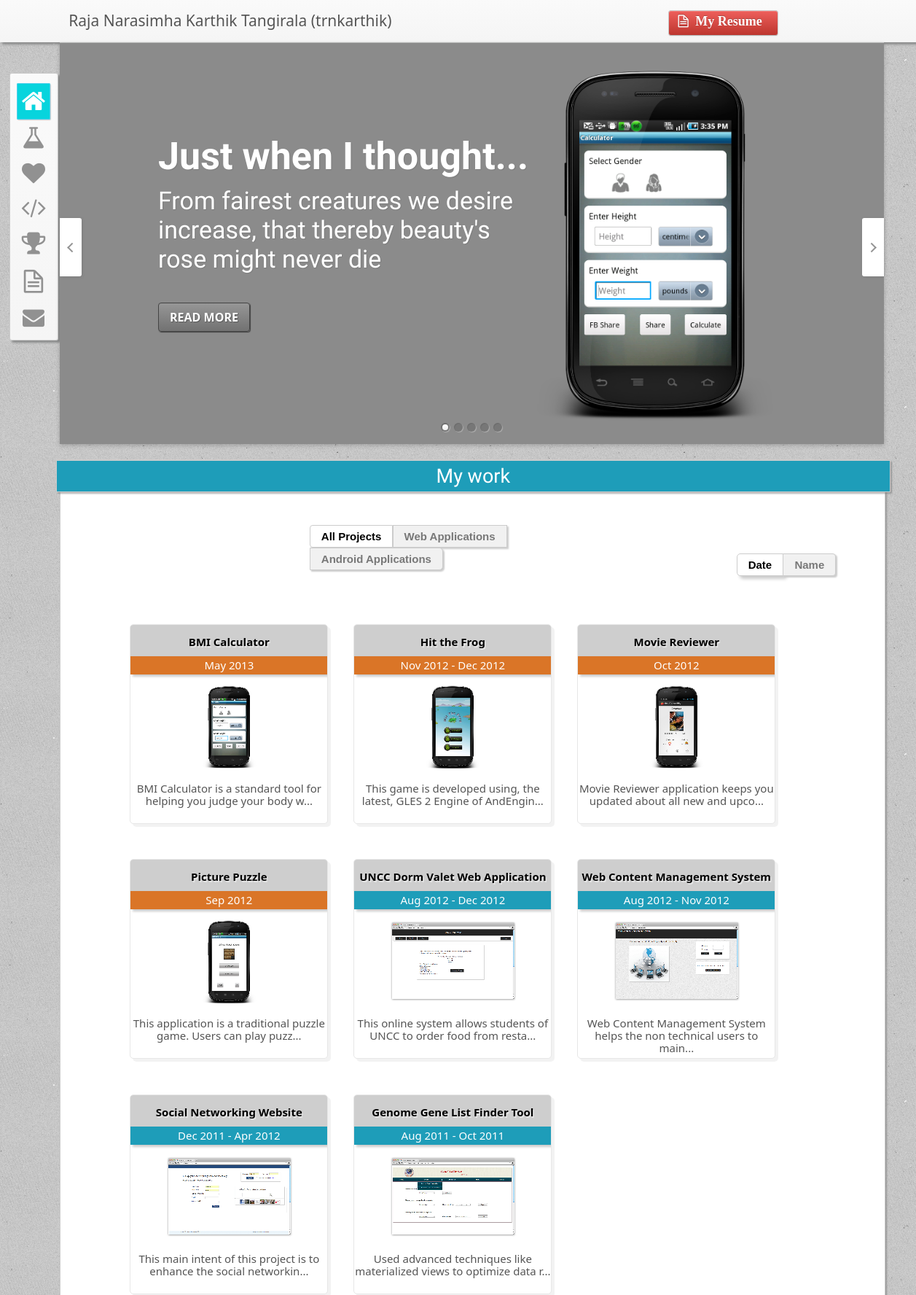
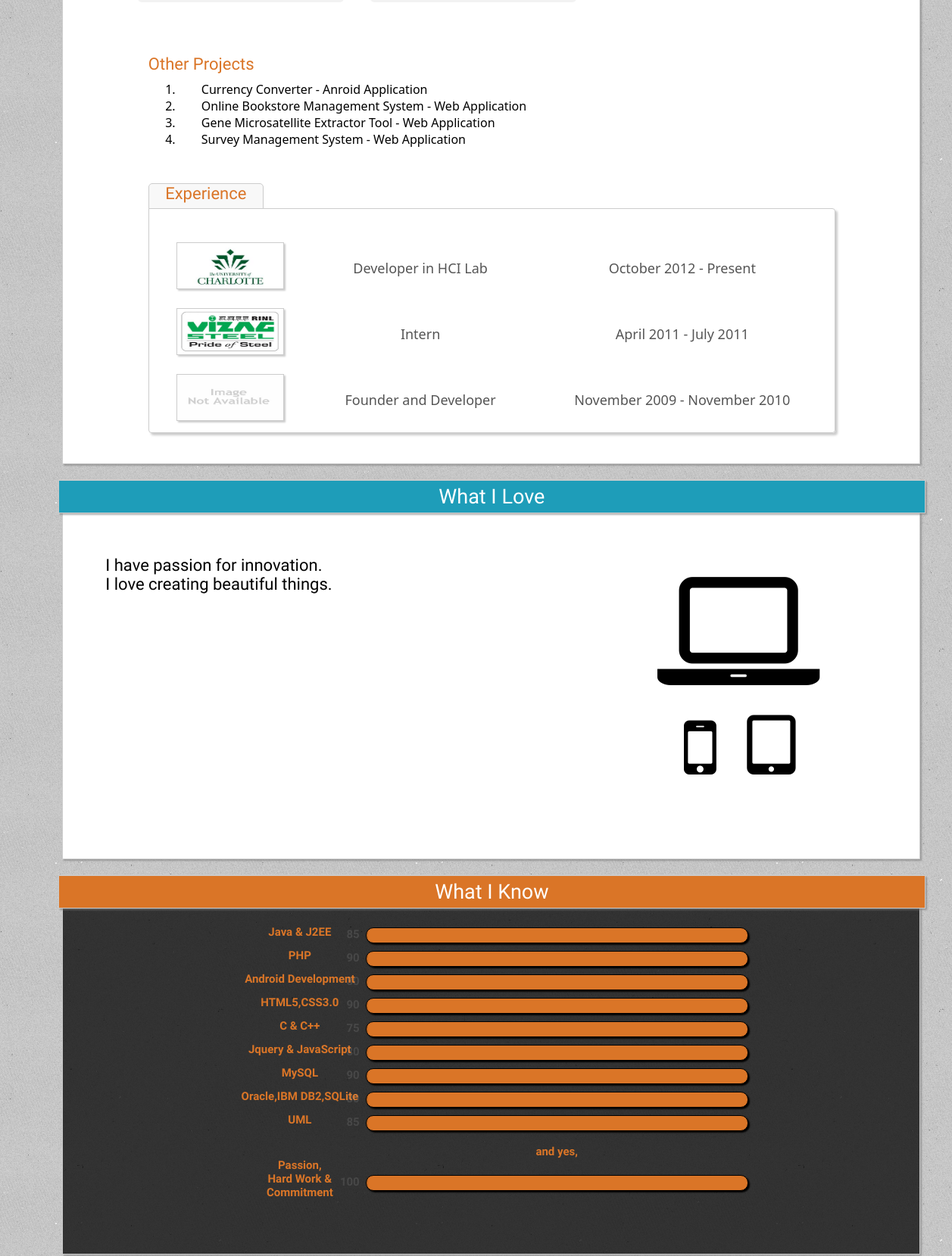
The page / (upper part) on the database its author committed (2 pictures, top to bottom).
### tables this page shows
CREATE TABLE IF NOT EXISTS `projectthumbs` (
  `ProjectID` int(11) NOT NULL,
  `MainThumb` varchar(150) NOT NULL DEFAULT 'images/thumbs/default_thumb.png',
  PRIMARY KEY (`ProjectID`)
);

CREATE TABLE IF NOT EXISTS `projectdetails` (
  `ProjectID` int(11) NOT NULL AUTO_INCREMENT,
  `ProjectName` varchar(150) NOT NULL,
  `ProjectType` varchar(30) NOT NULL DEFAULT 'web',
  `ProjectRating` decimal(4,2) NOT NULL DEFAULT '5.00',
  `ProjectStartDate` date NOT NULL,
  `ProjectEndDate` date DEFAULT NULL,
  `ProjectTools` varchar(200) DEFAULT NULL,
  `ProjectDesc` text NOT NULL,
  `ProjectMiniDesc` varchar(200) NOT NULL,
  `ProjectCredits` varchar(1000) NOT NULL DEFAULT 'Project Credits',
  `ProjectURL` varchar(150) NOT NULL DEFAULT 'https://github.com/trnkarthik',
  `Visibility` tinyint(1) NOT NULL DEFAULT '1',
  PRIMARY KEY (`ProjectID`)
);

### includes/my_work.php (the view, shortened to what this page needs)
		<link rel="stylesheet" type="text/css" href="css/products_support_for_quicksand.css" />
		<link href="css/jquery-ui-1.10.1.custom.min.css" rel="stylesheet">
                <link href="css/jquery-ui-1.10.1.custom.css" rel="stylesheet">
                <link rel="stylesheet" href="css/prettyPhoto.css" type="text/css" media="screen" title="prettyPhoto main stylesheet" charset="utf-8" />
                <link rel="stylesheet" href="css/my_work_style.css" type="text/css" media="screen" title="prettyPhoto main stylesheet" charset="utf-8" />
<div id="my_work_link" class="section_link" style="margin-top: -50px;"></div>
<div id="my_work" class="section">
    <div class="section_title">My work</div>
    <div>
        <form id="filter">
    <div id="radio">
      <fieldset id="filter_by_type">
            <label for="radio1">All Projects</label>
            <label for="radio2">Web Applications</label>
            <label for="radio3"
		  style="border-bottom-right-radius: 5px;
		  border-top-right-radius: 5px;"
		  >Android Applications</label>
      </fieldset>
      <fieldset id="filter_by_sort">
	 <input type="radio" id="radio4" name="sort" filters="sort" value="size" checked="checked"/><label for="radio4"
		  style="border-bottom-left-radius: 5px;
		  border-top-left-radius: 5px;"
	 >Date</label>
	 <input type="radio" id="radio5" name="sort" filters="sort" value="name"/><label for="radio5">Name</label>
      </fieldset>
    </div>
</form>
        <ul id="applications" class="image-grid gallery clearfix">
            <?php
            $get_projects_query ="SELECT pd.ProjectName,pd.ProjectType,pd.ProjectID,
                                ((YEAR(pd.ProjectStartDate)*12)+MONTH(pd.ProjectStartDate)),
                                pd.ProjectStartDate,pt.mainthumb,LEFT(pd.ProjectMiniDesc,67),
                                pd.ProjectEndDate
                                FROM projectthumbs pt, projectdetails pd
                                WHERE pd.projectid = pt.projectid
                                AND pd.visibility =1
                                order by ProjectStartDate desc";
            $get_projects = mysql_query($get_projects_query);
            for ($i=0; $row = mysql_fetch_array($get_projects); $i++) {
                if(file_exists($row[5])){
                    $temp_url = $row[5];
                }
                else{
                    $temp_url = "images/thumbs/default_thumb.png";
                }
               ?>
                   <li data-id="id-<?php echo $i ?>" data-type="<?php echo $row[1]; ?>">
                        <a href="project.php?id=<?php echo $row[2] ?>">
                           <strong><?php echo $row[0]; ?></strong>
                        <div class="project_period_<?php echo $row[1]; ?>">
                                                                <?php
                                                                echo date("M Y",strtotime($row[4]));
                                                                if($row[7]!=null)
                                                                {
                                                                    echo " - ".date("M Y",strtotime($row[7]));
                                                                }
                                                                ?>
                                                                </div>
                        <img src="<?php echo $temp_url; ?>" <?php
                                                        if($row[1]=='web'){
                                                            echo "width='177' height='115'";
                                                        }
                                                        else if($row[1]=='android'){
                                                            echo "width='75' height='115'";
                                                        }
                                                        ?> alt="" />
                        <div ><?php echo strip_tags($row[6])."..."; ?></div>
                        </a>
                   </li>
            <?php
            }
            ?>
        </ul>
    </div>
        <div class="other_projects">
            Other Projects
            <ol>
                <li>
                    Currency Converter - Anroid Application
                </li>
                <li>
                    Online Bookstore Management System - Web Application
                </li>
                <li>
                    Gene Microsatellite Extractor Tool - Web Application
                </li>
                <li>
                    Survey Management System - Web Application
                </li>
            </ol>
        </div>
    <?php include("includes/my_experience.php");?>

### css/demo.css (style rules this page uses)
body { font-family: 'Open Sans Condensed','Arial Narrow', serif; background: #ddd url(../images/bg2.png) repeat; font-weight: 400; font-size: 15px; color: #333; -webkit-font-smoothing: antialiased; -moz-font-smoothing: antialiased; font-smoothing: antialiased; }
a { color: #555; text-decoration: none; }

### css/my_main_style.css (style rules this page uses)
#my_work { background: #FFF; position: relative; top: 0px; left: 6.5%; min-height: 500px; width: 90%; }
.section_link { background: #00FFF; position: relative; top: 0px; left: 6.5%; height: 60px; width: 90%; margin-top: -40px; }
.section { border: 1px solid #CCC; -webkit-box-shadow: 2px 2px 2px rgba(124, 124, 124, 0.6); -moz-box-shadow: 2px 2px 2px rgba(124, 124, 124, 0.6); box-shadow: 2px 2px 2px rgba(124, 124, 124, 0.6); }
ul { list-style-type: none; padding: 0px; }
.section_title { width: 101%; position: relative; background: #1E9DB9; color: #FFF; top: 0px; left: -0.5%; font-size: 27px; text-align: center; padding-top: 5px; padding-bottom: 5px; border: 1px solid #CCC; -webkit-box-shadow: 2px 2px 2px rgba(124, 124, 124, 0.6); -moz-box-shadow: 2px 2px 2px rgba(124, 124, 124, 0.6); box-shadow: 2px 2px 2px rgba(124, 124, 124, 0.6); }

### css/products_support_for_quicksand.css (style rules this page uses)
* { margin:0; padding:0; }
body { color:#000; font:14px/1.3 ; min-height: 930px; }
a, a:visited { text-decoration:none; outline:none; font-family: Calibri, Candara, Segoe, "Segoe UI", Optima, Arial, sans-serif; }
.image-grid { width: 1010px; }
.image-grid li { width: 128px; margin: 20px 0 0 35px; float: left; text-align: center; font-family: "Helvetica Neue",sans-serif; line-height: 17px; color: #686f74; height: 177px; overflow: hidden; }
.image-grid li img, .image-grid li strong { display: block; margin-left: auto; margin-right: auto; padding-top: 15px; }
.image-grid li strong { color: black; font-weight: bold; font-family: Calibri, Candara, Segoe, "Segoe UI", Optima, Arial, sans-serif; text-shadow: 0.1em 0.1em #E6E6E6; padding-top: 15px; padding-bottom: 10px; border-bottom: 1px solid #CCC; background: #CECECE; font-size: 15px; }
li strong { display: block; }
strong { font-weight: 400; text-shadow: rgba(255,255,255,0.85) 0 0 3px; }
.clearfix:after { content: "."; display: block; clear: both; visibility: hidden; line-height: 0; height: 0; }
.clearfix { display: inline-block; }
a { text-decoration: none; }
fieldset { border: 0px solid #c0c0c0; }

### css/my_work_style.css (style rules this page uses)
.image-grid li { background: none repeat scroll 0 0 rgba(255, 255, 255); border-radius: 5px 5px 5px 5px; -webkit-box-shadow: 4px 4px rgba(0, 0, 0, 0.05); -moz-box-shadow: 4px 4px rgba(0, 0, 0, 0.05); box-shadow: 4px 4px rgba(0, 0, 0, 0.05); margin-bottom: 2.8125%; position: relative; text-align: center; top: 20px; width: 270px; height: 272px; background: rgb(255, 255, 255); border: 1px solid rgb(231, 231, 231); }
.clearfix { display: block; margin-left: auto; margin-right: auto; }
#filter_by_type { position: relative; top: 40px; margin-left: auto; margin-right: auto; width: 440px; border: 0px; }
#filter_by_sort { position: relative; right: 45px; width: 140px; border: 0px; margin-left: auto; }
.project_period_web { background: #1E9DB9; padding: 4px; color: #FFF; -webkit-box-shadow: 3px 3px 3px #CCC; -moz-box-shadow: 3px 3px 3px #CCC; box-shadow: 3px 3px 3px #CCC; }
.project_period_android { background: #DA7527; padding: 4px; color: #FFF; -webkit-box-shadow: 3px 3px 3px #CCC; -moz-box-shadow: 3px 3px 3px #CCC; box-shadow: 3px 3px 3px #CCC; }
.other_projects { position: relative; top: 50px; left: 10%; width: 80%; margin-bottom: 80px; color: #DA7527; text-align: left; font-weight: normal; font-size: 22px; }
.other_projects ol { margin-top: 10px; color: #000; text-align: left; font-weight: normal; font-size: 16px; text-indent: 30px; font-family: Calibri, Candara, Segoe, "Segoe UI", Optima, Arial, sans-serif; }

### rows shown on the page
projectthumbs: ProjectID.ProjectName "BMI Calculator", ProjectID.ProjectStartDate "May 2013", MainThumb (picture), row "BMI Calculator is a standard tool for helping you judge your body w"
projectthumbs: ProjectID.ProjectName "Hit the Frog", ProjectID.ProjectStartDate "Nov 2012", ProjectID.ProjectEndDate "Dec 2012", MainThumb (picture), row "This game is developed using, the latest, GLES 2 Engine of AndEngin"
projectthumbs: ProjectID.ProjectName "Movie Reviewer", ProjectID.ProjectStartDate "Oct 2012", MainThumb (picture), row "Movie Reviewer application keeps you updated about all new and upco"
projectthumbs: ProjectID.ProjectName "Picture Puzzle", ProjectID.ProjectStartDate "Sep 2012", MainThumb (picture), row "This application is a traditional puzzle game. Users can play puzz"
projectthumbs: ProjectID.ProjectName "UNCC Dorm Valet Web Application", ProjectID.ProjectStartDate "Aug 2012", ProjectID.ProjectEndDate "Dec 2012", MainThumb (picture), row "This online system allows students of UNCC to order food from resta"
projectthumbs: ProjectID.ProjectName "Web Content Management System", ProjectID.ProjectStartDate "Aug 2012", ProjectID.ProjectEndDate "Nov 2012", MainThumb (picture), row "Web Content Management System helps the non technical users to main"
projectthumbs: ProjectID.ProjectName "Social Networking Website", ProjectID.ProjectStartDate "Dec 2011", ProjectID.ProjectEndDate "Apr 2012", MainThumb (picture), row "This main intent of this project is to enhance the social networkin"
projectthumbs: ProjectID.ProjectName "Genome Gene List Finder Tool", ProjectID.ProjectStartDate "Aug 2011", ProjectID.ProjectEndDate "Oct 2011", MainThumb (picture), row "Used advanced techniques like materialized views to optimize data r"
